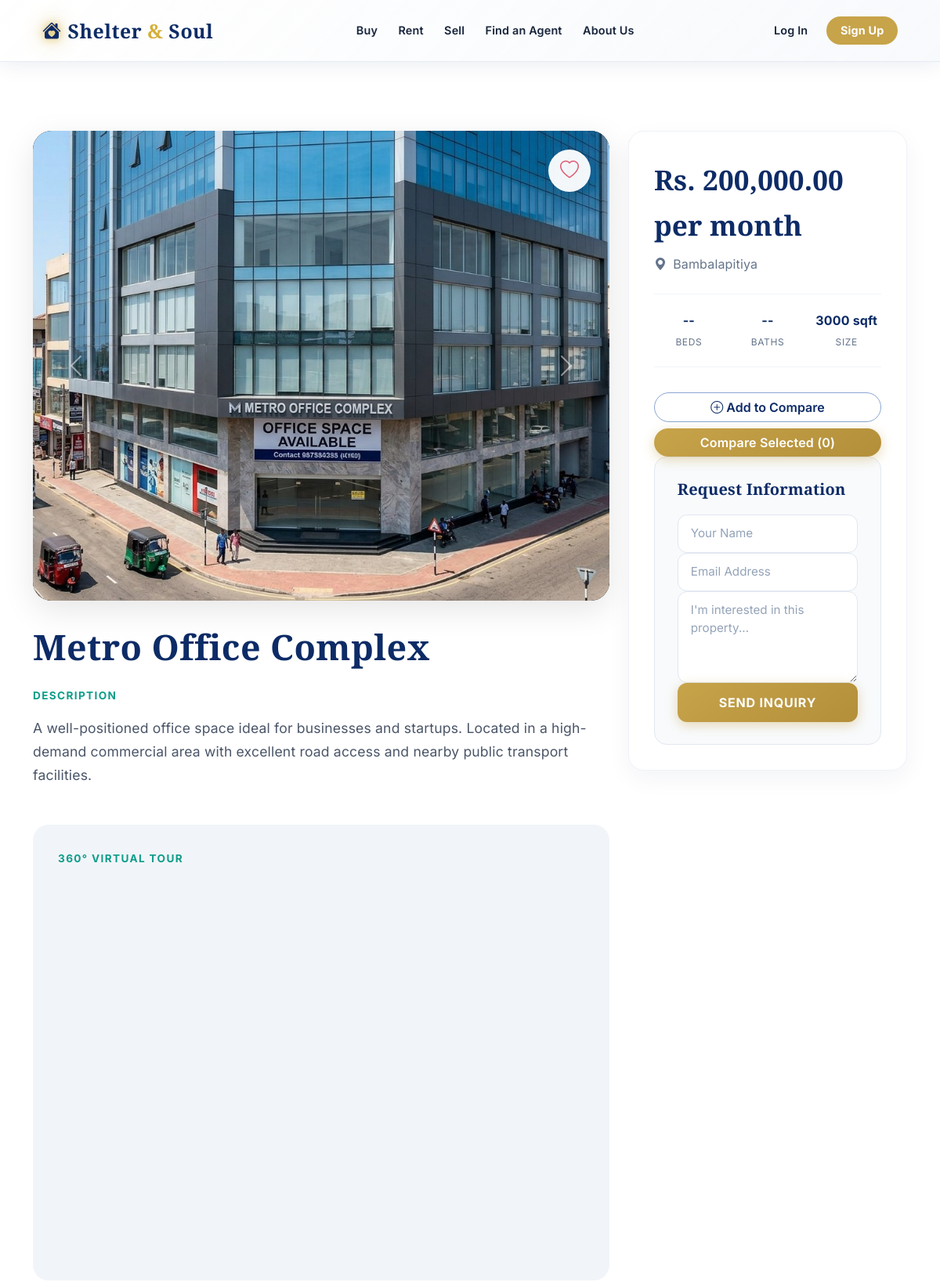
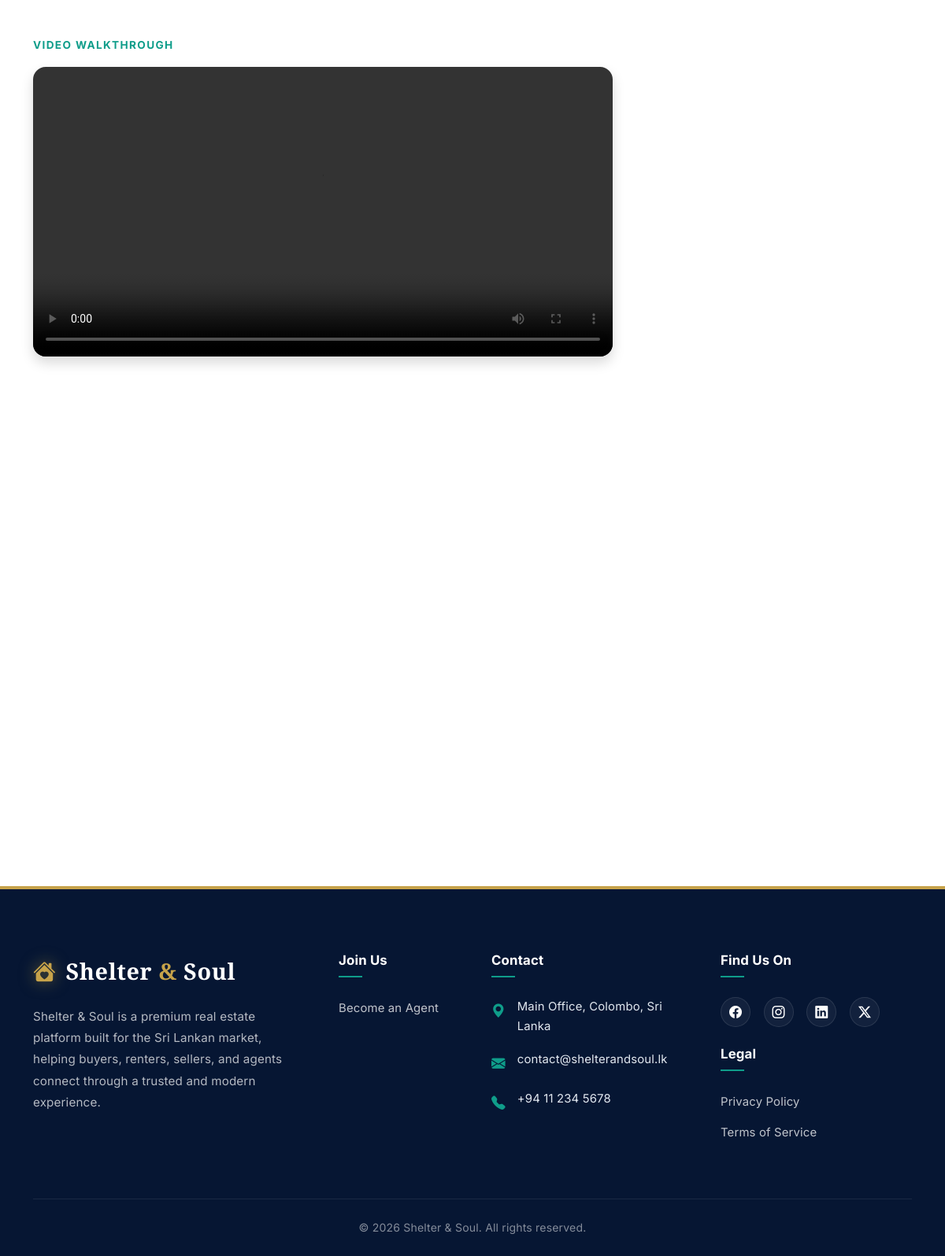
Screenshot of /properties/8/ with the database file from the repository (2 pictures, top to bottom).
### listings/models.py (models this page shows, shortened)
class PropertyImage(models.Model):
    property = models.ForeignKey(Property, on_delete=models.CASCADE, related_name="images")
    image = models.ImageField(upload_to="")
    uploaded_at = models.DateTimeField(auto_now_add=True)
    class Meta:
        ordering = ["id"]

class Property(models.Model):
    LISTING_CATEGORIES = [
        ("Sell", "Sell"),
        ("Rent", "Rent"),
    ]
    PROPERTY_TYPES = [
        ("Residential", "Residential"),
        ("Apartment", "Apartment"),
        ("Commercial", "Commercial"),
        ("Land", "Land"),
    ]
    SIZE_UNITS = [
        ("sqft", "sqft"),
        ("acres", "Acres"),
        ("perch", "Perch"),
    ]
    name = models.CharField(max_length=255)
    location = models.CharField(max_length=255)
    price = models.DecimalField(max_digits=10, decimal_places=2)
    listing_category = models.CharField(max_length=20, choices=LISTING_CATEGORIES, default="Sell")
    property_type = models.CharField(
        max_length=100,
        choices=PROPERTY_TYPES,
        default="Residential"
    )
    description = models.TextField()
    number_of_rooms = models.PositiveIntegerField(null=True, blank=True)
    number_of_bathrooms = models.PositiveIntegerField(null=True, blank=True)
    size_sqft = models.DecimalField("Size", max_digits=12, decimal_places=2, null=True, blank=True)
    size_unit = models.CharField(max_length=20, choices=SIZE_UNITS, default="sqft")
    walkthrough_video = models.FileField(upload_to="", null=True, blank=True)
    video_url = models.URLField(blank=True)
    address = models.CharField(max_length=255, blank=True)
    latitude = models.DecimalField(max_digits=9, decimal_places=6, null=True, blank=True)
    longitude = models.DecimalField(max_digits=9, decimal_places=6, null=True, blank=True)
    owner = models.ForeignKey(User, on_delete=models.SET_NULL, null=True, blank=True, related_name="properties")

### listings/views.py (the view, shortened to what this page needs)
# urls.py: path("properties/<int:pk>/", views.property_detail, name="property_detail"),
def property_detail(request, pk):
    property_obj = get_object_or_404(Property.objects.prefetch_related("images"), pk=pk)
    property_images = property_obj.images.all()
    inquiry_form = InquiryForm()
    in_wishlist = False
    compared_ids = request.session.get(COMPARE_SESSION_KEY, [])
    scenes = (
        VirtualTourScene.objects.filter(property=property_obj)
        .prefetch_related("hotspots", "hotspots__target_scene")
        .order_by("sort_order", "id")
    )
    tour_config = {}
    default_scene = ""
    for scene in scenes:
        panorama_source = scene.get_panorama_source()
        if not panorama_source:
            continue
        if not default_scene:
            default_scene = scene.scene_key
        scene_hotspots = []
        tour_config[scene.scene_key] = {
            "title": scene.title,
            "type": "equirectangular",
            "panorama": panorama_source,
            "hotSpots": scene_hotspots,
        }
    if request.user.is_authenticated:
        in_wishlist = Wishlist.objects.filter(user=request.user, property=property_obj).exists()
    youtube_embed_url = _youtube_embed_url(property_obj.video_url)
    return render(
        request,
        "listings/property_detail.html",
        {
            "property": property_obj,
            "inquiry_form": inquiry_form,
            "in_wishlist": in_wishlist,
            "is_compared": property_obj.pk in compared_ids,
            "compare_count": len(compared_ids),
            "tour_scenes": tour_config,
            "default_tour_scene": default_scene,
            "youtube_embed_url": youtube_embed_url,
            "property_images": property_images,
        },
    )

### listings/forms.py
class InquiryForm(forms.ModelForm):
    def __init__(self, *args, **kwargs):
        super().__init__(*args, **kwargs)
        self.fields["name"].initial = ""
        self.fields["email"].initial = ""
    class Meta:
        model = Inquiry
        fields = ["name", "email", "message"]
        widgets = {
            "name": forms.TextInput(),
            "email": forms.EmailInput(),
            "message": forms.Textarea(attrs={"rows": 4, "placeholder": "Write your message here..."})
        }

### listings/context_processors.py (called while the page is built, shortened)
def seller_permissions(request):
    user = getattr(request, "user", None)
    can_post = False
    return {"user_can_post_property": can_post}

### listings/models.py (called while the page is built)
    def get_panorama_source(self):
        if self.panorama_image:
            return self.panorama_image.url
        return self.panorama_url

### listings/views.py (called while the page is built, shortened)
def _youtube_embed_url(url):
    if not url:
        return ""

### listings/templates/listings/property_detail.html (shortened to what this page needs)
{% extends "listings/base.html" %}
{% load humanize %}
{% block content %}
<div class="container detail-container">
    <div class="row">
        <div class="col-lg-8">
            <div class="detail-gallery">
                {% if user.is_authenticated %}
                    {% if in_wishlist %}
                    <form method="post" action="{% url 'remove_from_wishlist' property.pk %}">
                        {% csrf_token %}
                        <input type="hidden" name="next" value="{% url 'property_detail' property.pk %}">
                        <button class="detail-favorite-btn" title="Remove from Wishlist" aria-label="Remove from Wishlist">
                            <i class="bi bi-heart-fill"></i>
                        </button>
                    </form>
                    {% else %}
                    <form method="post" action="{% url 'add_to_wishlist' property.pk %}">
                        {% csrf_token %}
                        <input type="hidden" name="next" value="{% url 'property_detail' property.pk %}">
                        <button class="detail-favorite-btn" title="Add to Wishlist" aria-label="Add to Wishlist">
                            <i class="bi bi-heart"></i>
                        </button>
                    </form>
                    {% endif %}
                {% else %}
                    <a href="{% url 'login' %}?next={% url 'property_detail' property.pk %}" class="detail-favorite-btn" title="Login to save" aria-label="Login to save">
                        <i class="bi bi-heart"></i>
                    </a>
                {% endif %}
                <div id="propertyCarousel" class="carousel slide carousel-fade" data-bs-ride="carousel">
                    <div class="carousel-inner">
                        {% for image in property_images %}
                            <div class="carousel-item {% if forloop.first %}active{% endif %}">
                                <img src="{{ image.image.url }}" alt="{{ property.name }} image {{ forloop.counter }}">
                            </div>
                        {% empty %}
                            <div class="carousel-item active">
                                <img src="https://images.unsplash.com/photo-1600585154340-be6161a56a0c?auto=format&fit=crop&w=1600&q=80" alt="Placeholder">
                            </div>
                        {% endfor %}
                    </div>
                    <button class="carousel-control-prev" type="button" data-bs-target="#propertyCarousel" data-bs-slide="prev">
                        <span class="carousel-control-prev-icon" aria-hidden="true"></span>
                    </button>
                    <button class="carousel-control-next" type="button" data-bs-target="#propertyCarousel" data-bs-slide="next">
                        <span class="carousel-control-next-icon" aria-hidden="true"></span>
                    </button>
                </div>
            </div>
            <h1 class="detail-main-title">{{ property.name }}</h1>
            <span class="section-label">Description</span>
            <div class="description-text">
                {{ property.description|linebreaks }}
            </div>
            {% if default_tour_scene %}
            <div class="tour-box">
                <span class="section-label">360° Virtual Tour</span>
                <link rel="stylesheet" href="https://cdn.jsdelivr.net/npm/pannellum@2.5.6/build/pannellum.css">
                <div id="tour-viewer" style="width: 100%; height: 480px; border-radius: 12px; overflow: hidden;"></div>
            </div>
            {% endif %}
            {% if property.walkthrough_video or youtube_embed_url %}
            <div class="mb-5">
                <span class="section-label">Video Walkthrough</span>
                {% if property.walkthrough_video %}
                    <video controls class="w-100 rounded-4 shadow">
                        <source src="{{ property.walkthrough_video.url }}">
                    </video>
                {% endif %}
            </div>
            {% endif %}
        </div>
        <div class="col-lg-4">
            <div class="detail-sidebar-card">
                <div class="detail-price">
                    Rs. {{ property.price|intcomma }}{% if property.listing_category == "Rent" %} per month{% endif %}
                </div>
                <div class="detail-loc">
                    <i class="bi bi-geo-alt-fill text-teal"></i>
                    {{ property.location }}
                </div>
                <div class="specs-grid">
                    <div class="spec-item">
                        <span class="spec-val">{{ property.number_of_rooms|default:"--" }}</span>
                        <span class="spec-lbl">Beds</span>
                    </div>
                    <div class="spec-item">
                        <span class="spec-val">
                            {{ property.number_of_bathrooms|default:"--" }}
                        </span>
                        <span class="spec-lbl">Baths</span>
                    </div>
                    <div class="spec-item">
                        <span class="spec-val">
                            {% if property.size_sqft %}
                                {{ property.size_sqft|floatformat:-2 }} {{ property.get_size_unit_display }}
                            {% else %}
                                --
                            {% endif %}
                        </span>
                        <span class="spec-lbl">Size</span>
                    </div>
                </div>
                <div class="mt-3 d-grid gap-2">
                    {% if is_compared %}
                    <form method="post" action="{% url 'remove_from_compare' property.pk %}">
                        {% csrf_token %}
                        <input type="hidden" name="next" value="{% url 'property_detail' property.pk %}">
                        <button type="submit" class="btn btn-outline-danger w-100 rounded-pill">
                            <i class="bi bi-dash-circle me-1"></i>Remove from Compare
                        </button>
                    </form>
                    {% else %}
                    <form method="post" action="{% url 'add_to_compare' property.pk %}">
                        <button type="submit" class="btn btn-outline-primary w-100 rounded-pill">
                            <i class="bi bi-plus-circle me-1"></i>Add to Compare
                        </button>
                    </form>
                    {% endif %}
                    <a href="{% url 'compare_properties' %}" class="btn btn-gold w-100 rounded-pill">
                        Compare Selected ({{ compare_count }})
                    </a>
                </div>
                <div class="inquiry-card">
                    <h3>Request Information</h3>
                    <form method="post" action="{% url 'send_inquiry' property.pk %}">
                        <input type="text" name="name" class="form-control" placeholder="Your Name" required>
                        <input type="email" name="email" class="form-control" placeholder="Email Address" required>
                        <textarea name="message" class="form-control" rows="4" placeholder="I'm interested in this property..." required></textarea>
                        <button type="submit" class="btn btn-gold btn-gold-submit">Send Inquiry</button>
                    </form>
                </div>
            </div>
        </div>
    </div>
</div>
{% endblock %}

### listings/templates/listings/base.html (style rules this page uses)
:root { --primary: #0d2b66; --primary-dark: #081f4d; --primary-light: #1a4f9a; --gold: #c7a34a; --gold-dark: #b38f3a; --teal: #0f9d8a; --bg: #ffffff; --surface: #f7f9fc; --text: #17243b; --muted: #64748b; --border: #e2e8f0; --shadow-sm: 0 2px 8px rgba(13, 43, 102, 0.05); --shadow-md: 0 8px 20px rgba(13, 43, 102, 0.08); --shadow-lg: 0 16px 36px rgba(13, 43, 102, 0.12); --radius-sm: 6px; --radius-md: 12px; --radius-lg: 18px; --radius-pill: 999px; --transition: 0.2s ease; --home-panel-width: 58%; }
*, *::before, *::after { box-sizing: border-box; }
body { font-family: 'Inter', 'Segoe UI', Tahoma, Geneva, Verdana, sans-serif; color: var(--text); background-color: var(--bg); display: flex; flex-direction: column; min-height: 100vh; line-height: 1.65; letter-spacing: 0.01em; }
h1, h2, h3, h4, h5 { color: var(--text); letter-spacing: 0.01em; font-weight: 700; }
a { color: var(--primary); text-decoration: none; transition: color var(--transition); }
.btn { border-radius: var(--radius-pill); font-weight: 600; transition: background-color var(--transition), color var(--transition), border-color var(--transition), box-shadow var(--transition), transform var(--transition); cursor: pointer; text-decoration: none; }
.btn-outline-primary { color: var(--primary); border-color: #8aa5d3; font-weight: 600; }
.btn-gold { background: linear-gradient(145deg, var(--gold), var(--gold-dark)); color: #fff; border: none; box-shadow: 0 4px 15px rgba(199, 163, 74, 0.4); }
.form-control, .form-select { border-radius: var(--radius-md); border: 1px solid var(--border); padding: 0.75rem 1rem; font-size: 0.95rem; color: var(--text); background-color: #fff; transition: var(--transition); }
.form-control::placeholder { color: #94a3b8; }

### listings/templates/listings/property_detail.html (style rules this page uses)
.detail-container { padding: 2.5rem 0 5rem; font-family: 'Inter', sans-serif; }
.detail-gallery { border-radius: 24px; overflow: hidden; box-shadow: 0 12px 40px rgba(0, 0, 0, 0.1); background: #000; margin-bottom: 2rem; position: relative; }
.carousel-item img { width: 100%; height: 600px; object-fit: cover; }
.detail-favorite-btn { position: absolute; top: 24px; right: 24px; z-index: 10; width: 54px; height: 54px; border-radius: 50%; border: none; background: rgba(255, 255, 255, 0.95); display: flex; align-items: center; justify-content: center; font-size: 1.5rem; color: #de5b73; box-shadow: 0 8px 24px rgba(0, 0, 0, 0.15); transition: transform 0.2s, background 0.2s; cursor: pointer; }
.detail-sidebar-card { background: #fff; border-radius: 20px; padding: 2rem; border: 1px solid #eef2f8; box-shadow: 0 10px 30px rgba(13, 43, 102, 0.05); margin-bottom: 2rem; position: sticky; top: 100px; }
.detail-price { font-family: 'Playfair Display', serif; font-size: 2.2rem; font-weight: 800; color: var(--primary); margin-bottom: 0.5rem; }
.detail-loc { color: var(--muted); font-size: 1rem; display: flex; align-items: center; gap: 8px; margin-bottom: 1.5rem; }
.specs-grid { display: grid; grid-template-columns: repeat(3, 1fr); gap: 12px; margin-bottom: 2rem; padding: 1.25rem 0; border-top: 1px solid #f1f4f9; border-bottom: 1px solid #f1f4f9; }
.spec-item { text-align: center; }
.spec-val { display: block; font-weight: 700; font-size: 1rem; color: var(--primary); }
.spec-lbl { font-size: 0.75rem; color: var(--muted); text-transform: uppercase; letter-spacing: 0.05em; }
.inquiry-card { padding: 1.8rem; background: #f8fafc; border-radius: 16px; border: 1px solid #e2e8f0; }
.inquiry-card h3 { font-family: 'Playfair Display', serif; font-weight: 700; font-size: 1.25rem; margin-bottom: 1.25rem; color: var(--primary); }
.btn-gold-submit { padding: 0.8rem; border-radius: var(--radius-md); font-weight: 700; width: 100%; text-transform: uppercase; letter-spacing: 0.05em; }
.detail-main-title { font-family: 'Playfair Display', serif; font-weight: 800; font-size: 2.8rem; margin-bottom: 1.5rem; color: var(--primary); }
.section-label { font-weight: 700; text-transform: uppercase; letter-spacing: 0.1em; color: var(--teal); font-size: 0.85rem; margin-bottom: 1rem; display: block; }
.description-text { font-size: 1.1rem; line-height: 1.7; color: #4a5568; margin-bottom: 3rem; }
.tour-box { background: #f1f5f9; border-radius: 20px; padding: 2rem; margin-bottom: 3rem; }

### rows the page displays
PropertyImage: image (picture)
Property: name "Metro Office Complex", description "A well-positioned office space ideal for businesses and startups. Located in a high-demand commercial area with excellent road access and nearby public transport facilities.", price "200,000.00", location "Bambalapitiya", number_of_rooms "--", number_of_bathrooms "--", size_sqft "3000", size_unit "sqft"

### other values shown
{{ compare_count }} "0"
